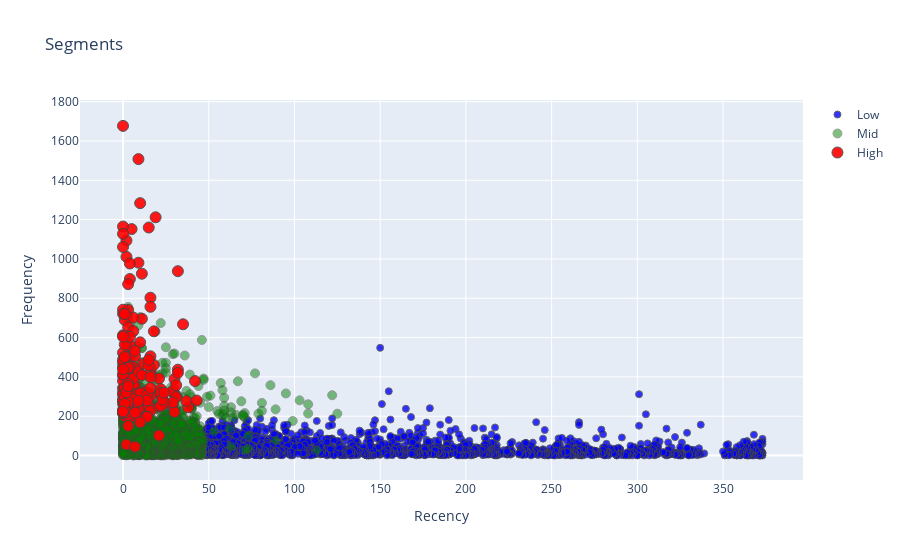

Source (notebook cell):
### Code cell
# Frequency vs Recency
graph = user.query("Revenue < 50000 and Frequency < 2000")

plot_data = [
    go.Scatter(
        x=graph.query("Segment == 'Low-Value'")['Recency'],
        y=graph.query("Segment == 'Low-Value'")['Frequency'],
        mode='markers',
        name='Low',
        marker= dict(size= 7,
            line= dict(width=1),
            color= 'blue',
            opacity= 0.8
           )
    ),
        go.Scatter(
        x=graph.query("Segment == 'Mid-Value'")['Recency'],
        y=graph.query("Segment == 'Mid-Value'")['Frequency'],
        mode='markers',
        name='Mid',
        marker= dict(size= 9,
            line= dict(width=1),
            color= 'green',
            opacity= 0.5
           )
    ),
        go.Scatter(
        x=graph.query("Segment == 'High-Value'")['Recency'],
        y=graph.query("Segment == 'High-Value'")['Frequency'],
        mode='markers',
        name='High',
        marker= dict(size= 11,
            line= dict(width=1),
            color= 'red',
            opacity= 0.9
           )
    ),
]

plot_layout = go.Layout(
        yaxis= {'title': "Frequency"},
        xaxis= {'title': "Recency"},
        title='Segments'
    )
fig = go.Figure(data=plot_data, layout=plot_layout)
pyoff.iplot(fig)

### Figure 1 — Plotly figure (JSON) as saved in the notebook; plotly's stock layout.template omitted (floating-point values rounded to 4 significant figures; data arrays with more than 128 entries replaced by an {"elided": "..."} marker saying what was removed)
{"data": [{"marker": {"color": "blue", "line": {"width": 1}, "opacity": 0.8, "size": 7}, "mode": "markers", "name": "Low", "type": "scatter", "x": {"elided": "1956 int values"}, "y": {"elided": "1956 int values"}}, {"marker": {"color": "green", "line": {"width": 1}, "opacity": 0.5, "size": 9}, "mode": "markers", "name": "Mid", "type": "scatter", "x": {"elided": "1809 int values"}, "y": {"elided": "1809 int values"}}, {"marker": {"color": "red", "line": {"width": 1}, "opacity": 0.9, "size": 11}, "mode": "markers", "name": "High", "type": "scatter", "x": {"elided": "168 int values"}, "y": {"elided": "168 int values"}}], "layout": {"title": {"text": "Segments"}, "xaxis": {"title": {"text": "Recency"}}, "yaxis": {"title": {"text": "Frequency"}}}}
